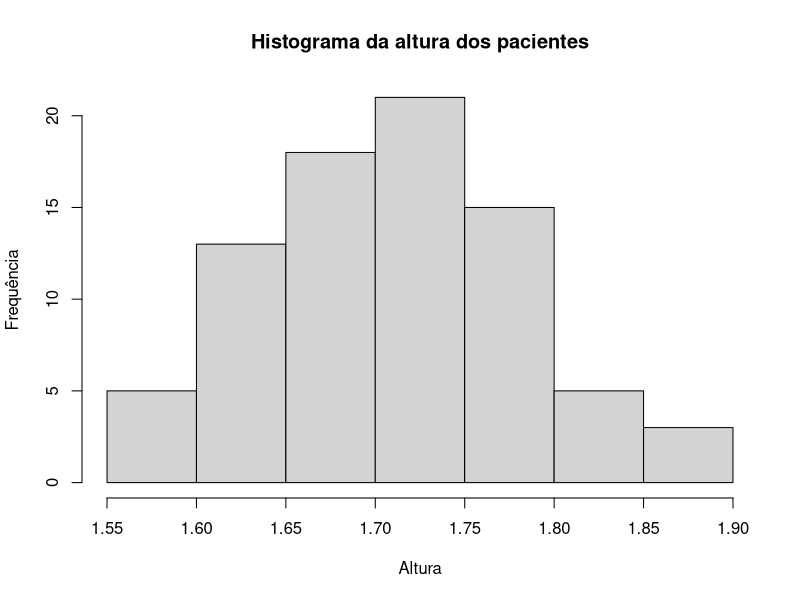

The R script that drew this image:
library(readxl)

# Lendo os dados da planilha
df <- read_excel("dados/exercicio8.xlsx")

# Concstruindo a tabela de distribuição de frequências
tabela <- table(df)

# Construindo o histograma
png("graficos/exercicio8.png", width = 480, height = 480)
hist(df$`Altura dos pacientes`, ylab = "Frequência", xlab = "Altura", main = "Histograma da altura dos pacientes")
dev.off()
